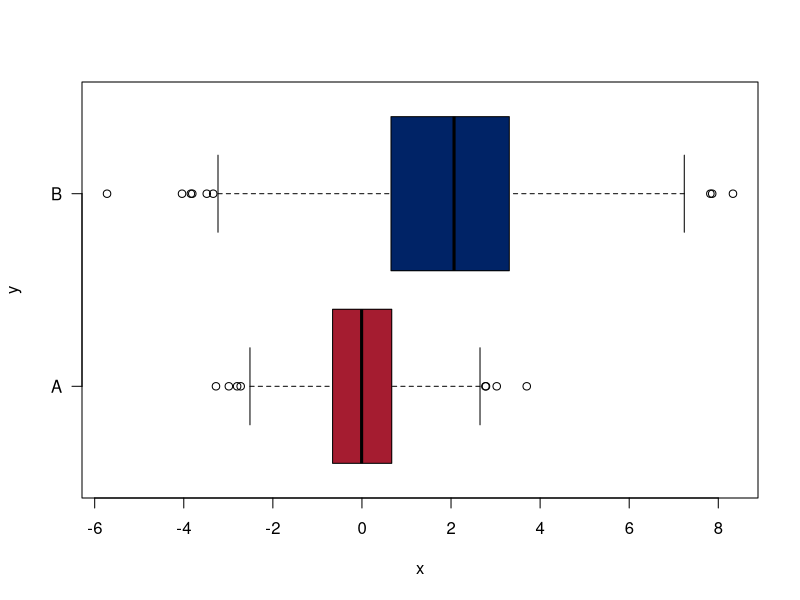
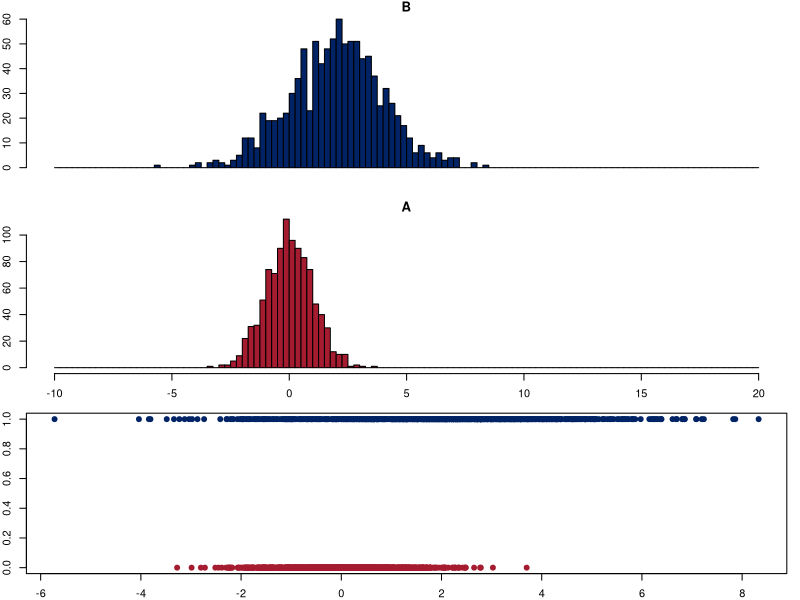
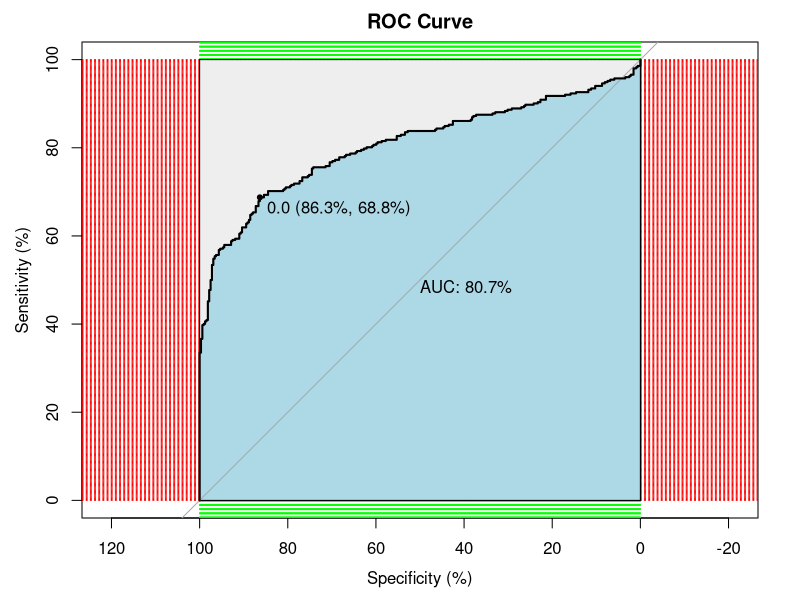
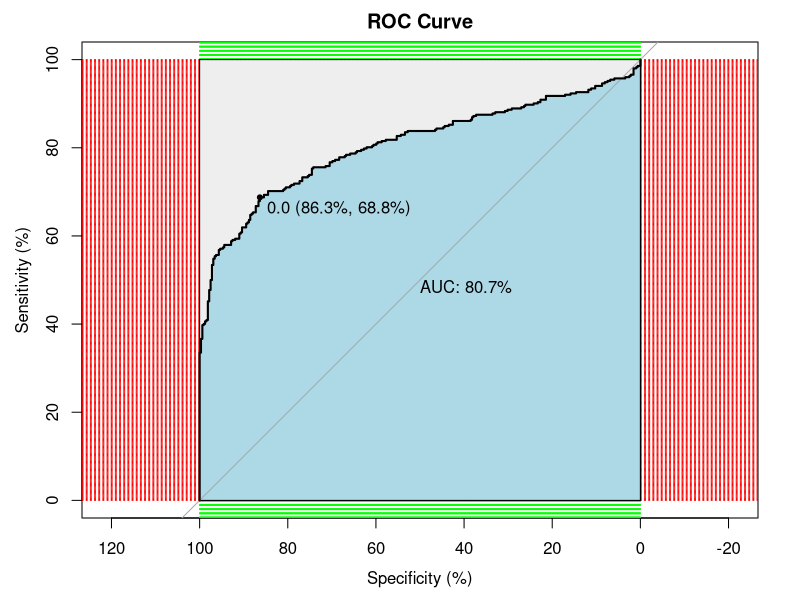
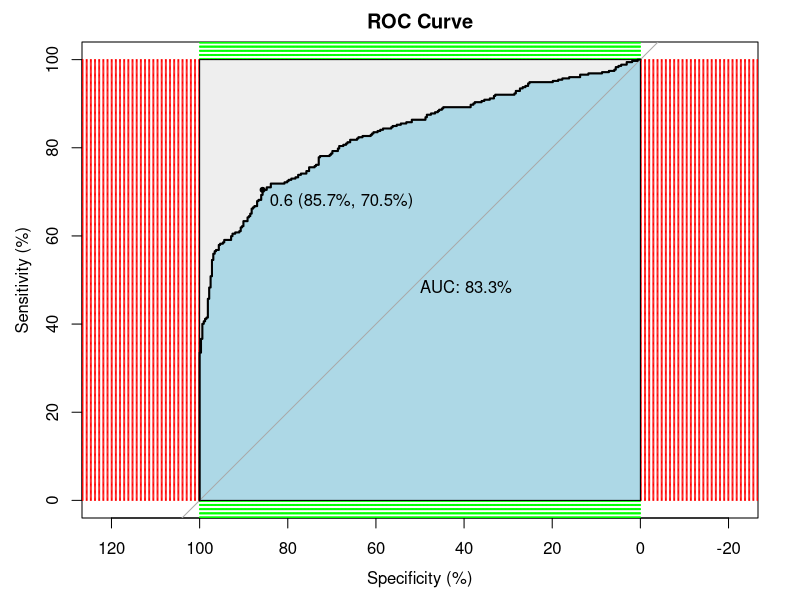

Source code (R) for these figures, in order:
## ---- chunk 1
knitr::opts_chunk$set(echo = TRUE)

crimson <- '#A51C30'
royalblue <- '#002366'
slate <- '#8996A0'
ivy <- '#52854C'
saffron <- '#D16103'
indigo <- '#293352'
shade <- '#BAC5C6'

# https://data.library.virginia.edu/setting-up-color-palettes-in-r/
cc <- palette()
palette(c(crimson, royalblue, slate, ivy, saffron, indigo, shade))
#colors <- palette(rainbow_hcl(2))
colors <- palette()

## ---- chunk 2
# library(dplyr)
# library(tidyr)
library(ggplot2)
# library(ggExtra)

library(stats)                # Stats contains glm for logistic regression
library(MASS)                 # LDA and QDA
library(caret)                # Performance function
library(pROC)                 # ROC

## ---- chunk 3

###
#
# prediction.metrics function -- to return a list with all the metrics values
#
# Based on R functions shared by faculty in Harvard data science class (2021). See references.
#
# Input: truth and predicted lists.
#
# Returns a list with:
# [1] OBS = Observations or truth cases
# [2] Accuracy. ACC = sum(truth == predicted) * 100/length(truth)
# [3] Sensitivity. TPR True Positive Rate = TP/(TP + FN) = TP/P
# [4] Specificity. TNR True Negative Rate = TN/(FP + TN) = TN/N
# [5] Precision. Positive Predictive Value. PPV = TP/(TP + FP)
# [6] Negative Predictive Value. NPV = TN/(TN + FN)
# [7] False Discovery Rate. FDR = FP/(TP + FP)
# [8] False Positive Rate. FPR = FP/(FP + TN) = FP/N
# [9] True Positives. TP = sum(truth == 1 & predicted == 1)
# [10] True Negatives. TN = sum(truth == 0 & predicted == 0)
# [11] False Positives. FP = sum(truth == 0 & predicted == 1)
# [12] False Negatives. FN = sum(truth == 1 & predicted == 0)
# [13] Positives. P = TP + FN  # total number positives in the truth data
# [14] Negatives. N = FP + TN  # total number of negatives
#
prediction.metrics = function(truth, predicted) {
    # same length:
    if (length(truth) != length(predicted)) {
        stop("truth and predicted must be same length!")
    }
    # check for missing values (we are going to compute metrics on non-missing
    # values only)
    bKeep = !is.na(truth) & !is.na(predicted)
    predicted = predicted[bKeep]
    truth = truth[bKeep]
    # only 0 and 1:
    if (sum(truth %in% c(0, 1)) + sum(predicted %in% c(0, 1)) != 2 * length(truth)) {
        stop("only zeroes and ones are allowed!")
    }
    # how predictions align against known training/testing outcomes: TP/FP=
    # true/false positives, TN/FN=true/false negatives
    TP = sum(truth == 1 & predicted == 1)
    TN = sum(truth == 0 & predicted == 0)
    FP = sum(truth == 0 & predicted == 1)
    FN = sum(truth == 1 & predicted == 0)
    P = TP + FN  # total number of positives in the truth data
    N = FP + TN  # total number of negatives
    # Add the following output to return (OAT 11/9/2021)
    OBS = length(truth)
    ACC = sum(truth == predicted)/length(truth)
    TPR = TP/P
    TNR = TN/N
    PPV = TP/(TP + FP)
    NPV = TN/(TN + FN)
    FDR = FP/(TP + FP)
    FPR = FP/N
    
    # Returned a named list
    output <- list(OBS=OBS, ACC=ACC, TPR=TPR, TNR=TNR, PPV=PPV, 
                   NPV=NPV, FDR=FDR, FPR=FPR, TP=TP, 
                   TN=TN, FP=FP, FN=FN, P=P, N=N)
    return(output)
}

print.the.metrics = function(metrics){
  cat(' OBS = ', metrics$OBS, '...................number of observations')
  cat('\n ACC = ', metrics$ACC, '..................Accuracy')
  cat('\n TPR = ', metrics$TPR, '..................True Positive Rate')
  cat('\n TNR = ', metrics$TNR, '..................True Negative Rate')
  cat('\n PPV = ', metrics$PPV, '..................Positive Predictive Value (Precision)')
  cat('\n NPV = ', metrics$NPV, '..................Negative Predictive Value')
  cat('\n FDR = ', metrics$FDR, '..................False Discover Rate')
  cat('\n FPR = ', metrics$FPR, '..................False Positive Rate')
  cat('\n TP  = ', metrics$FP, '..................True Positives')
  cat('\n TN  = ', metrics$TN, '..................True Negatives')
  cat('\n FP  = ', metrics$TN, '..................False Positives')
  cat('\n FN  = ', metrics$FN, '..................False Negatives')
  cat('\n P   = ', metrics$P, '..................Positives')
  cat('\n N   = ', metrics$N, '..................Negatives')

  
}
# Logistic regression
lgr.pred.ftn = function(formula, df.train, df.test){
  glm.fit <- glm(formula, data = df.train, family = binomial)
  glm.probs <- predict(glm.fit, newdata = df.test, type = "response")
  glm.pred <- rep(0, dim(df.test)[1])
  glm.pred[glm.probs>0.5]=1
  return(glm.pred)
}

# Linear Discriminant Analysis (LDA)
lda.pred.ftn = function(formula, df.train, df.test){
  lda.fit <- lda(formula, data = df.train)
  lda.pred <- predict(lda.fit, df.test)
  lda.class <- lda.pred$class
  return(lda.class)
}

# Quadratic Discriminant Analysis (QDA)
qda.pred.ftn = function(formula, df.train, df.test){
  qda.fit <- qda(formula, data = df.train)
  qda.pred <- predict(qda.fit, df.test)
  qda.class <- qda.pred$class
  return(qda.class)
}

## ---- chunk 4

# From Harvard data science class (see references at the end of this notebook)

set.seed(11)

N = 1000
mu = 2

# Our measuring variable is continuous, numeric...
# ...it has two Normal distribution waves
# The first N observations has 0 mu, the second set has 4 mu
x <- c(rnorm(N), rnorm(N, mean=mu, sd = 2))

# Our outcome is categorical, A and B xxxx times each
# ...the idea is to match A and B to a number x
y <- rep(c("A", "B"), each=N)

# Make a data.frame with 1 and 0 values for Y
# The first column is Y the second column is X
df <- data.frame(Y=ifelse(y=="A",0, 1), X=x)

## ---- chunk 5
set.seed(12321)

# Get 2:1 random sample ratio for Train:Test sets
sampleTrain <- sample(c(TRUE,FALSE,TRUE), nrow(df), rep=TRUE)
df.train <- df[sampleTrain,]
df.test <- df[!sampleTrain,]

## ---- chunk 6
# From Harvard data science class (see references)
# boxplot(x~y, col=c("lightblue","orange"), horizontal=T, las=1)
boxplot(x~y, col=c(crimson,royalblue), horizontal=T, las=1)

# Now place a histogram on top of another histogram

oldpar <- par(mfrow=c(3, 1), mar=c(2,2,1,1))

breaks <- seq(-10, 20, by=0.25)

# Histogram for 'B'
hist(x[y=="B"], breaks=breaks, col=royalblue, main="B", xaxt='n')

# Histogram for 'A'
hist(x[y=="A"], breaks=breaks, col=crimson, main="A")

plot(x, ifelse(y=="A", 0,1), 
     breaks=breaks, 
     col=ifelse(y=="A", crimson, royalblue), 
     pch=19)

par(oldpar)
## ---- chunk 7
##
#
# GLA from library{stats}
#
##
glm.fit <- glm(Y~X, data=df.train, family = binomial)
summary(glm.fit)
## ---- chunk 8
##
#
# predict{stats}
#
# Continued based on ISLR 4.6.2 p.156-158
#

glm.probs <- predict(glm.fit, newdata = df.test, type = "response")

# Per ISLR, we need contrasts() and use the variable as a logical vector.
# Note, I already had converted Room as.factor
# contrasts(df$Y)

# Initiated glm.pred vector 
glm.pred = rep(0, dim(df.test)[1])
# Adjust the probability. Here is something one can play with after looking at the 'table' that follows
glm.pred[glm.probs>0.5]=1

## ---- chunk 9
##
#
# Continued based on ISLR 4.6.2 p.156-158
#
# Numbers outside of the diagonal are either false positives or false negatives
#

table(glm.pred, df.test$Y)

mean(glm.pred == df.test$Y)

## ---- chunk 10
##
#
# Based on functions from above
#

lgr.pred <- lgr.pred.ftn(Y~X, df.train, df.test)

lgr.metrics <- prediction.metrics(df.test$Y, lgr.pred)

print.the.metrics(lgr.metrics)

## ---- chunk 11
confusionMatrix(factor(lgr.pred), factor(df.test$Y))
## ---- chunk 12
# re-mdel but use 'terms'
p1 <- predict(glm.fit, newdata = df.test, type = 'terms')
r <- roc(df.test$Y, p1, percent = TRUE)
plot.roc(r,
         print.auc=TRUE, 
         auc.polygon=TRUE, 
         grid=c(0.1, 0.2),
         grid.col=c("green", "red"), 
         max.auc.polygon=TRUE,
         auc.polygon.col="lightblue", 
         print.thres=TRUE, 
         main= 'ROC Curve')

AUC <- as.numeric(r[['auc']])

## ---- chunk 13
##
#
# LDA from library{MASS}
#
##
lda.fit <- lda(Y~X, data = df.train)
summary(lda.fit)
## ---- chunk 14
lda.pred <- predict(lda.fit, df.test)

names(lda.pred)

## ---- chunk 15
##
#
# Continued based on ISLR 4.6.3 p.161-162
#
#

lda.class <- lda.pred$class

table(lda.class, df.test$Y)

mean(lda.class == df.test$Y)

## ---- chunk 16
##
#
# Based on functions from above
#

lda.pred <- lda.pred.ftn(Y~X, df.train, df.test)

lda.metrics <- prediction.metrics(df.test$Y, lda.pred)

print.the.metrics(lda.metrics)

## ---- chunk 17
confusionMatrix(factor(lda.pred), factor(df.test$Y))
## ---- chunk 18
p1 <- predict(lda.fit, newdata = df.test, type = 'terms')
r <- roc(df.test$Y, p1$x, percent = TRUE)
plot.roc(r,
         print.auc=TRUE, 
         auc.polygon=TRUE, 
         grid=c(0.1, 0.2),
         grid.col=c("green", "red"), 
         max.auc.polygon=TRUE,
         auc.polygon.col="lightblue", 
         print.thres=TRUE, 
         main= 'ROC Curve')

AUC <- as.numeric(r[['auc']])

## ---- chunk 19
##
#
# QDA from library{MASS}
#
##
qda.fit <- qda(Y~X, data = df.train)
summary(qda.fit)
## ---- chunk 20
##
#
# predict{stats}
#
# Continued based on ISLR 4.6.4 p.163
#

qda.pred <- predict(qda.fit, df.test)


## ---- chunk 21
##
#
# Continued based on ISLR 4.6.4 p.163
#
#

qda.class <- qda.pred$class

table(qda.class, df.test$Y)

mean(qda.class == df.test$Y)

## ---- chunk 22
##
#
# Based on functions from above
#

qda.pred <- qda.pred.ftn(Y~X, df.train, df.test)

qda.metrics <- prediction.metrics(df.test$Y, qda.pred)

print.the.metrics(qda.metrics)

## ---- chunk 23
confusionMatrix(factor(qda.pred), factor(df.test$Y))
## ---- chunk 24
p1 <- predict(qda.fit, newdata = df.test, type = 'terms')
r <- roc(df.test$Y, p1$posterior[,1], percent = TRUE)
plot.roc(r,
         print.auc=TRUE, 
         auc.polygon=TRUE, 
         grid=c(0.1, 0.2),
         grid.col=c("green", "red"), 
         max.auc.polygon=TRUE,
         auc.polygon.col="lightblue", 
         print.thres=TRUE, 
         main= 'ROC Curve')

AUC <- as.numeric(r[['auc']])

